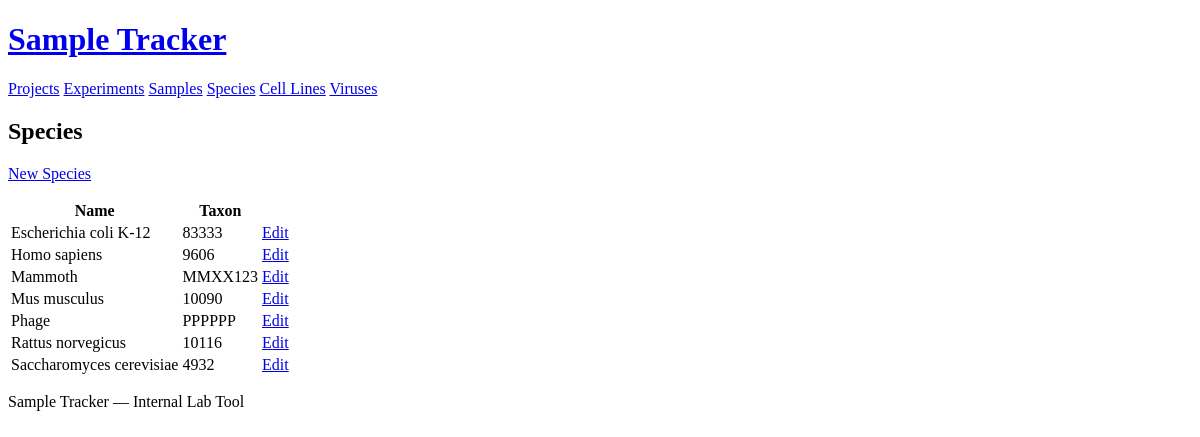
Screenshot of /species with the database file from the repository.
### models.py (models this page shows)
class Species(db.Model):
    __tablename__ = "species"
    id = db.Column(db.Integer, primary_key=True, autoincrement=True)
    species_name = db.Column(db.Text, nullable=False)
    species_taxon = db.Column(db.Text)
    cell_lines = db.relationship("CellLine", back_populates="species")

### app.py (the view)
@app.route("/species")
def species_list():
    species_list = Species.query.order_by(Species.species_name).all()
    return render_template("species/list.html", species_list=species_list)

### templates/species/list.html (shortened to what this page needs)
{% extends "base.html" %}
{% block content %}
<h2>Species</h2>
<p><a href="{{ url_for('species_create') }}" role="button">New Species</a></p>
<table>
  <thead>
    <tr>
      <th>Name</th>
      <th>Taxon</th>
      <th></th>
    </tr>
  </thead>
  <tbody>
    {% for sp in species_list %}
    <tr>
      <td>{{ sp.species_name }}</td>
      <td>{{ sp.species_taxon or '' }}</td>
      <td><a href="{{ url_for('species_edit', id=sp.id) }}">Edit</a></td>
    </tr>
    {% else %}
    <tr><td colspan="3">No species found.</td></tr>
    {% endfor %}
  </tbody>
</table>
{% endblock %}

### rows the page displays
Species: species_name "Escherichia coli K-12", species_taxon "83333"
Species: species_name "Homo sapiens", species_taxon "9606"
Species: species_name "Mammoth", species_taxon "MMXX123"
Species: species_name "Mus musculus", species_taxon "10090"
Species: species_name "Phage", species_taxon "PPPPPP"
Species: species_name "Rattus norvegicus", species_taxon "10116"
Species: species_name "Saccharomyces cerevisiae", species_taxon "4932"
